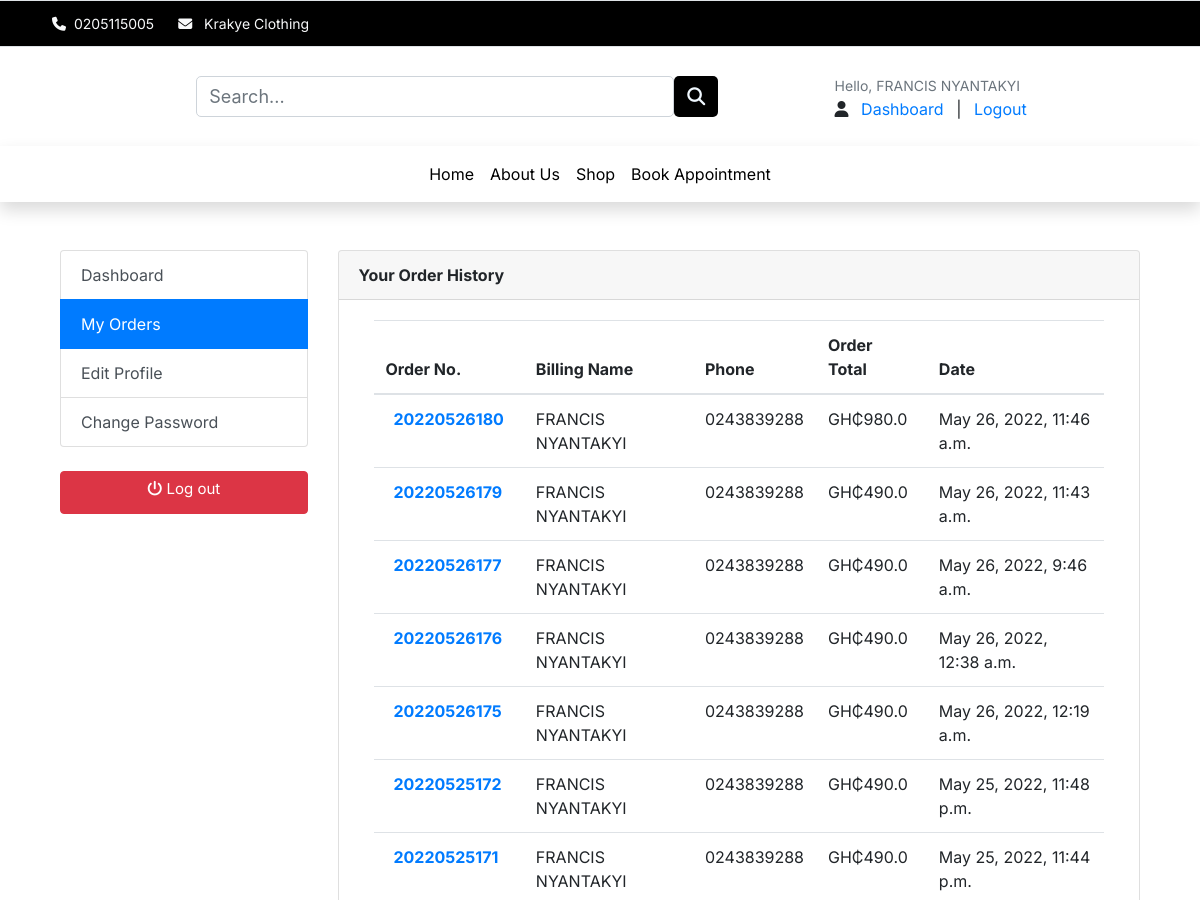
The page /account/my_orders/ (signed in, upper part) on the database as committed earlier.
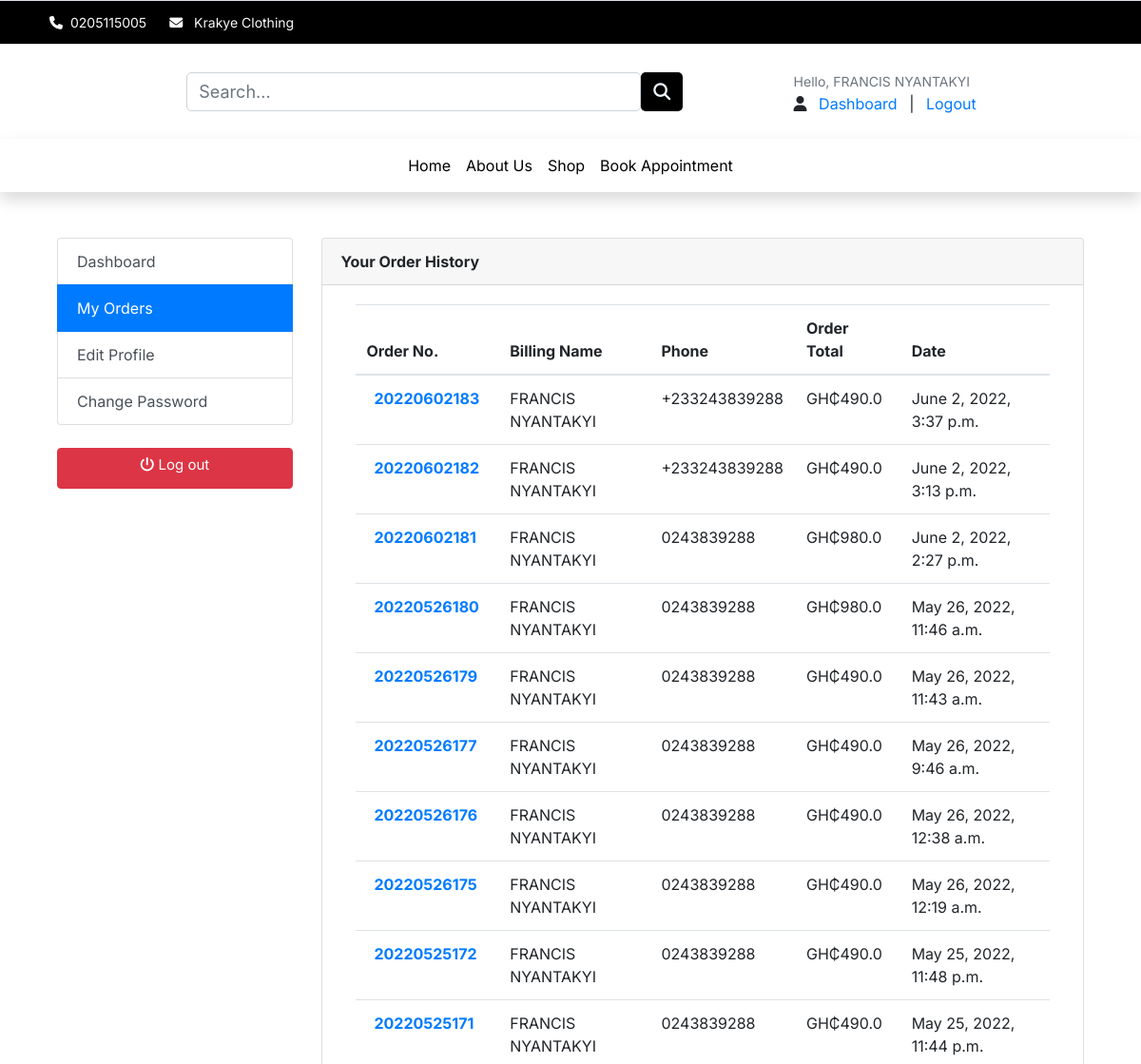
The same page on the database as committed later.
### accounts/models.py (models this page shows, shortened)
class UserBase(AbstractBaseUser, PermissionsMixin):
    username = models.CharField(max_length=150, unique=True)
    email = models.EmailField(_('email address'), unique=True)
    first_name = models.CharField(max_length=150, blank=True)
    last_name = models.CharField(max_length=150, blank=True)
    phone_number = models.CharField(max_length=50)
    address_line_1 = models.CharField(blank=True, max_length=100)
    address_line_2 = models.CharField(blank=True, max_length=100)
    profile_picture = models.ImageField(blank=True, upload_to='userprofile', default='/userprofile/profile_default.png')
    city = models.CharField(blank=True, max_length=20)
    state = models.CharField(blank=True, max_length=20)
    country = models.CharField(blank=True, max_length=20)
    is_active = models.BooleanField(default=False)
    is_staff = models.BooleanField(default=False)
    is_admin = models.BooleanField(default=False)
    date_created = models.DateTimeField(auto_now_add=True)
    last_login = models.DateTimeField(auto_now_add=True)
    updated = models.DateTimeField(auto_now=True)
    objects = CustomAccountManager()
    USERNAME_FIELD = 'email'
    REQUIRED_FIELDS = ['username', 'first_name', 'last_name']
    class Meta:
        verbose_name = "Accounts"
        verbose_name_plural = "Accounts"
        default_permissions = ()
    def __str__(self):
        return self.username
    def full_name(self):
        return f'{self.first_name} {self.last_name}'

### orders/models.py (models this page shows, shortened)
class Order(models.Model):
    STATUS = (
        ('New', 'New'),
        ('Accepted', 'Accepted'),
        ('Completed', 'Completed'),
        ('Cancelled', 'Cancelled'),
    )
    user = models.ForeignKey(UserBase, on_delete=models.SET_NULL, null=True)
    payment = models.ForeignKey(Payment, on_delete=models.SET_NULL, blank=True, null=True)
    order_number = models.CharField(max_length=20)
    first_name = models.CharField(max_length=100)
    last_name = models.CharField(max_length=100)
    phone = models.CharField(max_length=15)
    email = models.EmailField(max_length=100)
    address_line_1 = models.CharField(max_length=100)
    address_line_2 = models.CharField(max_length=100, blank=True)
    country = models.CharField(max_length=100)
    state = models.CharField(max_length=100)
    city = models.CharField(max_length=100)
    order_note = models.CharField(max_length=100, blank=True)
    order_total = models.FloatField()
    status = models.CharField(max_length=10, choices=STATUS, default='New')
    ip = models.CharField(blank=True, max_length=20)
    is_ordered = models.BooleanField(default=False)
    created_at = models.DateTimeField(auto_now_add=True)
    updated_at = models.DateTimeField(auto_now=True)
    def full_name(self):
        return f'{self.first_name} {self.last_name}'
    class Meta:
        ordering = ('-created_at',)

### accounts/views.py (the view)
# urls.py: path('my_orders/', views.my_orders, name='my_orders'),
@login_required(login_url = 'accounts:login')
def my_orders(request):
    orders = Order.objects.filter(user = request.user, is_ordered=True).order_by('-created_at')
    context = {
        'orders':orders
    }
    return render(request, 'account/user/my_order.html', context)

### cart/context_processors.py (called while the page is built)
def counter(request):
    cart_count = 0
    if 'admin' in request.path:
        return {}
    else:
        try:
            cart = Cart.objects.filter(cart_id=_cart_id(request))
            if request.user.is_authenticated:
                cart_items = CartItem.objects.all().filter(user=request.user)
            else:
                cart_items = CartItem.objects.all().filter(cart=cart[:1])
            for cart_item in cart_items:
                cart_count += cart_item.quantity
        except Cart.DoesNotExist:
            cart_count = 0
    return dict(cart_count=cart_count)

### cart/views.py (called while the page is built)
def _cart_id(request):
    cart = request.session.session_key
    if not cart:
        cart = request.session.create()
    return cart

### templates/account/user/my_order.html (shortened to what this page needs)
{% extends '../../base.html' %} {% load static %}  {% block content %}
<section class="section-content mt-5 font-inter padding-y bg">
  <div class="container-fluid">
    <div class="row">
    <div class="container">
      <div class="row">
      {% include 'includes/dash_sidebar.html' %}
      <main class="col-md-9">
        <article class="card">
        <header class="card-header">
          <strong class="d-inline-block mr-3">Your Order History</strong>
        </header>
        <div class="card-body">
          <div class="row">
          <div class="col-md-12">
            <table class="table table-hover">
                <thead>
                  <tr>
                    <th scope="col">Order No.</th>
                    <th scope="col">Billing Name</th>
                    <th scope="col">Phone</th>
                    <th scope="col">Order Total</th>
                    <th scope="col">Date</th>
                  </tr>
                </thead>
                <tbody>
                    {%for order in orders%}
                  <tr>
                    <th scope="row"> <a href="{%url 'accounts:order_detail' order.order_number%}">{{order.order_number}}</a></th>
                    <td>{{order.full_name}}</td>
                    <td>{{order.phone}}</td>
                    <td>GH₵{{order.order_total}}</td>
                    <td>{{order.created_at}}</td>
                  </tr>
                  {%endfor%}
                </tbody>
              </table>
          </div>
          </div>
        </div>
        </article>
      </main>
    </div>
    </div>
  </section>
{%endblock%}

### templates/base.html (shortened to what this page needs)
{%load static%}
<!DOCTYPE html>
<html lang="en">
<head>
     <link rel="stylesheet" href="https://cdn.jsdelivr.net/npm/bootstrap@4.6.1/dist/css/bootstrap.min.css">
    <link rel="stylesheet" href="https://cdnjs.cloudflare.com/ajax/libs/animate.css/4.1.1/animate.min.css"/>
     <link rel="stylesheet" href="https://cdnjs.cloudflare.com/ajax/libs/OwlCarousel2/2.3.4/assets/owl.carousel.min.css" />
     <link rel="stylesheet" href="https://cdnjs.cloudflare.com/ajax/libs/OwlCarousel2/2.3.4/assets/owl.theme.default.min.css" />
     <link rel="stylesheet" href="https://cdnjs.cloudflare.com/ajax/libs/font-awesome/6.0.0/css/all.min.css" />
     <link rel="stylesheet" href="{%static 'css/style.css'%}">
     <link rel="stylesheet" href="{%static 'css/responsive.css'%}">
</head>
<body>
  <header id="header">
{%include 'includes/topbar.html' %}
{%include 'includes/navbar.html' %}
{%include 'includes/bottombar.html' %}
  </header>
  {%block content%} {%endblock%}
  </body>
  </html>

### templates/includes/topbar.html (shortened to what this page needs)
<nav class="px-5 navbar-item-hidden navbar border-top border-bottom topbar ">
    <div class="d-flex">
        <span class="font-inter font-size-14 text-light pr-2 m-1" ><b><i class="fa-solid fa-phone"></i></b><a href="tel:+233205115005" class="text-light text-decoration-none" >0205115005</a></span>
        <span class="font-inter font-size-14 text-light pr-2 m-1" > <b><i class="fa-solid fa-envelope"></i></b> <a href="mailto:krakyegh@gmail.com" class="text-light text-decoration-none" >Krakye Clothing</a></span>
    </div>
  </nav>

### templates/includes/navbar.html (shortened to what this page needs)
<nav class="px-5 navbar navbar-expand-lg navbar-light bg-white d-flex justify-content-between">
    <a class="navbar-brand" href="{%url "store:home"%}"><img src="https://festus-kwafo.github.io/KrakyeClothing/assets/logo.png" width="70" alt="" class="img-fluid"></a>
        <form action="{%url 'store:search'%}" method="GET" class="col-6 search-bar">
          <div class="input-group">
            <input type="text" class="form-control" placeholder="Search..." name="keyword">
            <button class="btn btn-product" type="submit"><i class="fa-solid fa-magnifying-glass"></i>
            </button>
          </div>
        </form>
        <div class="d-flex nav-item">
            <div class="accounts mr-3 navbar-item-hidden font-inter text-decoration-none">
              {% if user.id is None %}
              <div class="widget-header">
                <small class="title text-muted">Welcome Guest!</small>
                <div>
                  <a href="{% url 'accounts:login' %}">Sign in</a> <span class="dark-transp"> | </span>
                  <a href="{% url 'accounts:register' %}"> Register</a>
                </div>
              </div>
              {% else %}
              <div class="widget-header ">
                <small class="title font-inter text-muted">Hello, {{user.full_name}}</small>
                <div>
                  <span>
                    <i class="fa-solid fa-user"></i>
                  </span>
                  <a href="{% url 'accounts:dashboard' %}">Dashboard</a> <span class="dark-transp"> | </span>
                  <a href="{% url 'accounts:logout' %}"> Logout</a>
                </div>
              </div>
              {% endif %}
            </div>
        </div>
  </nav>

### templates/includes/bottombar.html (shortened to what this page needs)
<nav class="d-flex flex-row-reverse row-re shadow px-5 navbar navbar-expand-lg navbar-light">
    <div class="collapse navbar-collapse text-center" id="navbarNav">
    <ul class="navbar-nav m-auto font-inter">
      <li class= "nav-item active">
        <a class="nav-link text-black" href="{%url "store:home"%}">Home <span class="sr-only">(current)</span></a>
      </li>
      <li class="nav-item">
        <a class="nav-link" href="{% url "store:about_us" %}">About Us</a>
      </li>
      <li class="nav-item">
        <a class="nav-link" href="{% url "store:shop" %}">Shop</a>
      </li>
      <li class="nav-item">
        <a class="nav-link" href="{%url 'appointment:appointment' %}">Book Appointment</a>
      </li>
    </ul>
    </div>
    </nav>

### templates/includes/dash_sidebar.html
<aside class="col-md-3">
    <ul class="list-group">
      <a class="list-group-item list-group-item-action {%if '/account/' == request.path%}active{%endif%}" href="{%url 'accounts:dashboard'%}"> Dashboard </a>
      <a class="list-group-item list-group-item-action {%if '/account/my_orders/' == request.path%}active{%endif%}" href="{%url 'accounts:my_orders'%}"> My Orders </a>
      <a class="list-group-item list-group-item-action {%if '/account/profile/edit/' == request.path%}active{%endif%}" href="{%url 'accounts:edit_details'%}"> Edit Profile </a>
      <a class="list-group-item list-group-item-action {%if '/account/change_password/' == request.path%}active{%endif%}" href="{%url 'accounts:change_password'%}">Change Password </a>
    </ul>
    <br>
    <a class="btn btn-block btn-danger" href="{%url 'accounts:logout'%}"> <i class="fa fa-power-off"></i> <span class="text">Log out</span> </a>
  </aside>

### templates/includes/footer.html (shortened to what this page needs)
{%load static%}

### static/css/style.css (style rules this page uses)
button, button:focus { outline: none !important; box-shadow: none !important; }
.btn-product { background-color: black; color: aliceblue; }
.font-inter { font-family: "Inter", cursive; }
.font-size-14 { font-size: 14px; }
a { text-decoration: none; }
.navbar-nav .nav-item a { color: black !important; }
.topbar { background: #000; }
.row { margin: 0; }
a { padding: 0 1vh; }
form { padding: 2vh 0; }
input { border: 1px solid rgba(0, 0, 0, 0.137); padding: 1vh; margin-bottom: 4vh; outline: none; width: 100%; background-color: #f7f7f7; }
input, textarea, button { padding: 8px 15px; border-radius: 5px !important; margin: 5px 0px; box-sizing: border-box; border: 1px solid #ccc; font-size: 18px !important; font-weight: 300; }
.btn-block { font-size: 15px !important; font-weight: 400; height: 43px; cursor: pointer; }

Rows that differ between the two databases and show on the page:
added Order: order_number "20220602183", full_name "FRANCIS NYANTAKYI", phone "+233243839288", order_total "490.0", created_at "June 2, 2022, 3:37 p.m."
added Order: order_number "20220602182", full_name "FRANCIS NYANTAKYI", phone "+233243839288", order_total "490.0", created_at "June 2, 2022, 3:13 p.m."
added Order: order_number "20220602181", full_name "FRANCIS NYANTAKYI", phone "0243839288", order_total "980.0", created_at "June 2, 2022, 2:27 p.m."
